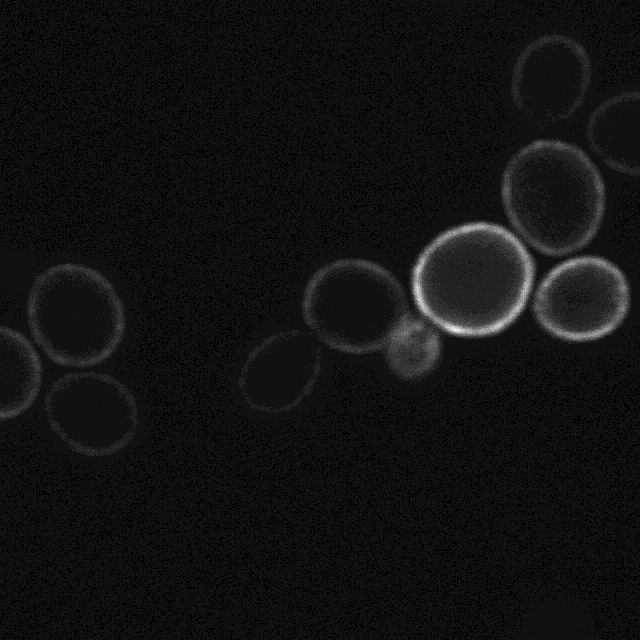
#> input picture imaging/figs/NHAwt_NaCl_c1_488nm_60x_4x10ux_RPM180-1.tif, 640 x 640 px
$ jupyter execute 01-filter-edge_detection.ipynb   (shell and % lines are left out)
#> lines starting #> are read from the running program, lines starting #| are printed output that depends on the picture
[cell 1]
import matplotlib.pyplot as plt

import numpy as np

from skimage import data,filters,segmentation,morphology,exposure,draw,util
from skimage import io as skio

[cell 2]
# Parameters figures
plt.rcParams['figure.figsize'] = (15.0, 8.0)
#plt.rcParams['image.interpolation'] = 'nearest'
plt.rcParams['image.cmap'] = 'gray'
#plt.rcParams['figure.dpi'] = 600

[cell 3]
# Read tiff image

#Original image
img = skio.imread("figs/NHAwt_NaCl_c1_488nm_60x_4x10ux_RPM180-1.tif")
#> img is the input picture: shape (640, 640) uint16; min 241, max 3923, mean 347.9
#corrected exposure mixture (High contrast)
img_corrected_exposure = exposure.adjust_log(img, gain=30)
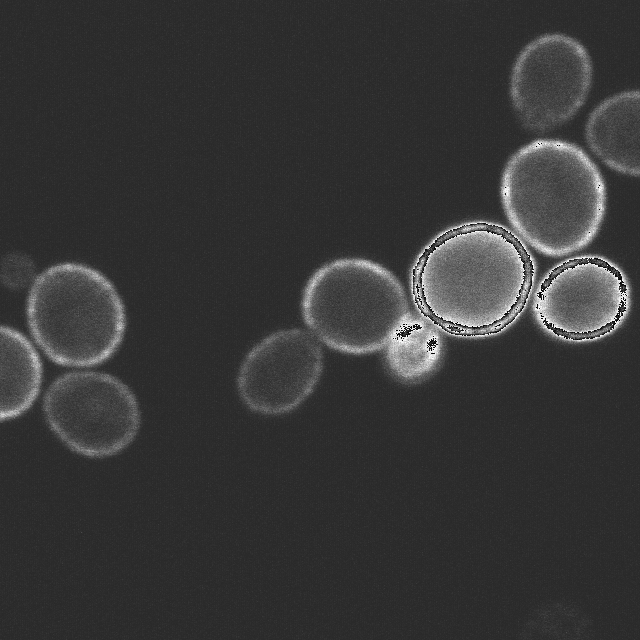
#> img_corrected_exposure: shape (640, 640) uint16; min 7, max 65500, mean 14272.5; drawn with min black and max white

f, axarr = plt.subplots(nrows=1, ncols=2, figsize=(12.0, 12.0))
axarr[0].set_title('Original')
axarr[0].imshow(img)
axarr[1].set_title('Logarithmic correction')
axarr[1].imshow(img_corrected_exposure)
plt.show()
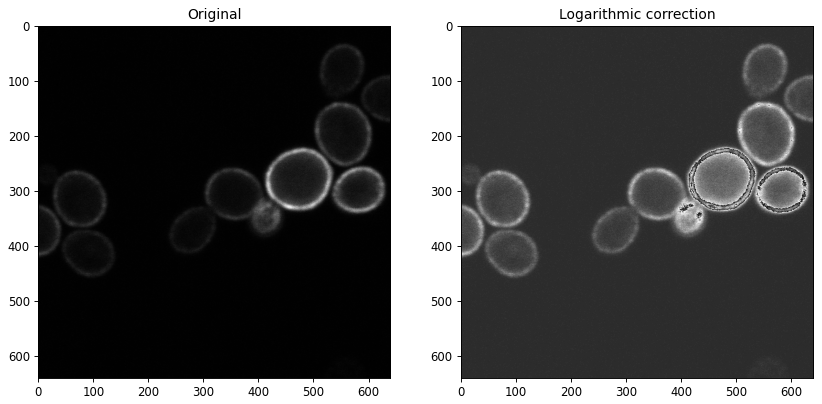
#> figure drawn by matplotlib, 2 panels

# Edge detection

**Sobel operator**: Technically, it is a discrete differentiation operator, computing an approximation of the gradient of the image intensity function. At each point in the image, the result of the Sobel–Feldman operator is either the corresponding gradient vector or the norm of this vector. The Sobel–Feldman operator is based on convolving the image with a small, separable, and integer-valued filter in the horizontal and vertical directions and is therefore relatively inexpensive in terms of computations. On the other hand, the gradient approximation that it produces is relatively crude, in particular for high-frequency variations in the image.

[cell 4]
#img_corrected_exposure = exposure.adjust_log(img, gain=60)
blurred = filters.gaussian(img_corrected_exposure, sigma=3.0)
sobel = filters.sobel(blurred)
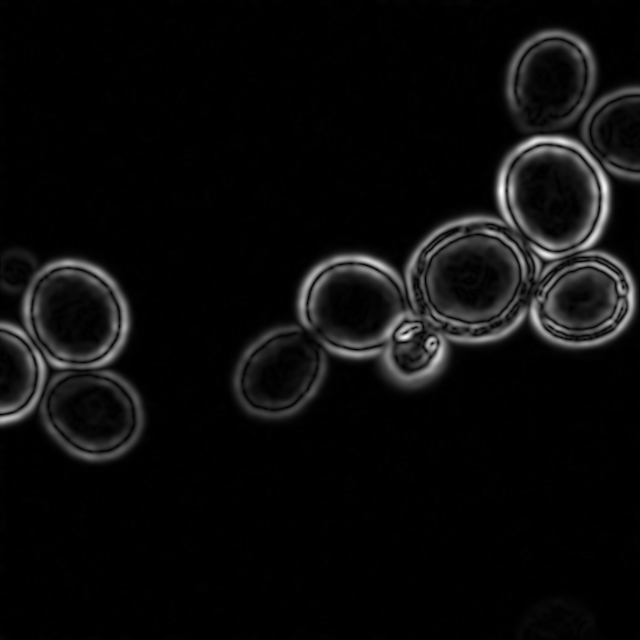
#> sobel: shape (640, 640) float64; min 6.94e-07, max 0.101, mean 0.00478; drawn with min black and max white
#corrected exposure mixture (High contrast)

#sobel = filters.sobel(img_corrected_exposure)
f, axarr = plt.subplots(nrows=1, ncols=2)
#axarr[0].imshow(img)
axarr[0].imshow(img_corrected_exposure)
axarr[1].imshow(sobel)
plt.show()
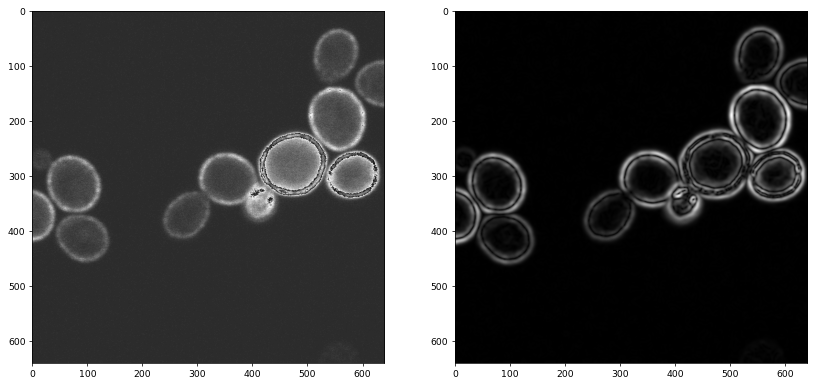
#> figure drawn by matplotlib, 2 panels
